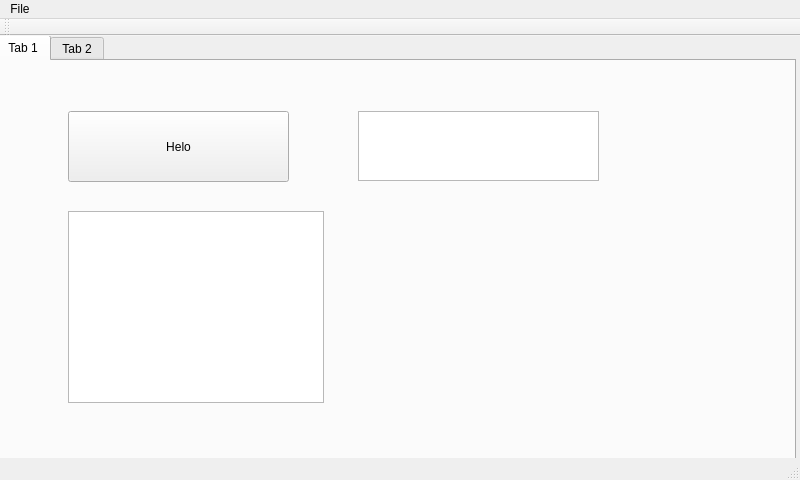
<?xml version="1.0" encoding="UTF-8"?>
<ui version="4.0">
 <class>MainWindow</class>
 <widget class="QMainWindow" name="MainWindow">
  <property name="geometry">
   <rect>
    <x>0</x>
    <y>0</y>
    <width>800</width>
    <height>480</height>
   </rect>
  </property>
  <property name="cursor">
   <cursorShape>BlankCursor</cursorShape>
  </property>
  <property name="windowTitle">
   <string>MainWindow</string>
  </property>
  <widget class="QWidget" name="centralWidget">
   <widget class="QTabWidget" name="tabWidget">
    <property name="geometry">
     <rect>
      <x>-4</x>
      <y>-1</y>
      <width>800</width>
      <height>441</height>
     </rect>
    </property>
    <property name="minimumSize">
     <size>
      <width>0</width>
      <height>441</height>
     </size>
    </property>
    <property name="currentIndex">
     <number>0</number>
    </property>
    <widget class="QWidget" name="tab">
     <attribute name="title">
      <string>Tab 1</string>
     </attribute>
     <widget class="QTextEdit" name="textEdit">
      <property name="geometry">
       <rect>
        <x>360</x>
        <y>50</y>
        <width>241</width>
        <height>70</height>
       </rect>
      </property>
     </widget>
     <widget class="QPushButton" name="heloButton">
      <property name="geometry">
       <rect>
        <x>70</x>
        <y>50</y>
        <width>221</width>
        <height>71</height>
       </rect>
      </property>
      <property name="text">
       <string>Helo</string>
      </property>
     </widget>
     <widget class="QListView" name="listView">
      <property name="geometry">
       <rect>
        <x>70</x>
        <y>150</y>
        <width>256</width>
        <height>192</height>
       </rect>
      </property>
     </widget>
    </widget>
    <widget class="QWidget" name="tab_2">
     <attribute name="title">
      <string>Tab 2</string>
     </attribute>
    </widget>
   </widget>
  </widget>
  <widget class="QMenuBar" name="menuBar">
   <property name="geometry">
    <rect>
     <x>0</x>
     <y>0</y>
     <width>800</width>
     <height>22</height>
    </rect>
   </property>
   <widget class="QMenu" name="menuFile">
    <property name="title">
     <string>File</string>
    </property>
   </widget>
   <addaction name="menuFile"/>
  </widget>
  <widget class="QToolBar" name="mainToolBar">
   <attribute name="toolBarArea">
    <enum>TopToolBarArea</enum>
   </attribute>
   <attribute name="toolBarBreak">
    <bool>false</bool>
   </attribute>
  </widget>
  <widget class="QStatusBar" name="statusBar"/>
 </widget>
 <layoutdefault spacing="6" margin="11"/>
 <resources/>
 <connections/>
</ui>
